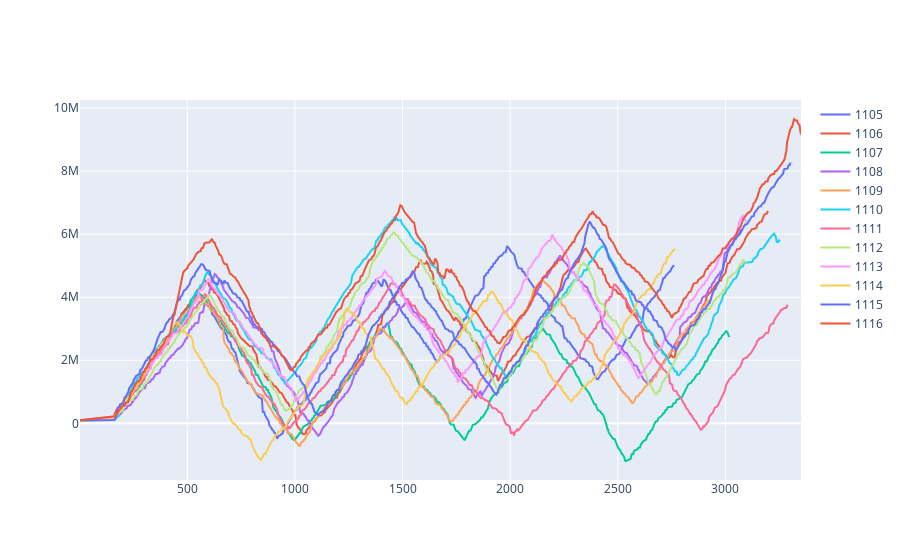

Notebook cell for this chart:
### Code cell
dfs = [x for _, x in df.groupby('agent_id')]



# add graph object 
import plotly.graph_objects as go


fig = go.Figure()

# add scatter for each df
for i in dfs:
    fig.add_trace(go.Scatter(x=i.index, y=(i.CASH/100), mode='lines', name=str(i.agent_id.unique()[0])))


fig.show()

### Figure 1 — Plotly figure (JSON) as saved in the notebook; plotly's stock layout.template omitted (floating-point values rounded to 4 significant figures; data arrays with more than 128 entries replaced by an {"elided": "..."} marker saying what was removed)
{"data": [{"mode": "lines", "name": "1105", "type": "scatter", "x": {"elided": "501 int values"}, "y": {"elided": "501 float values"}}, {"mode": "lines", "name": "1106", "type": "scatter", "x": {"elided": "579 int values"}, "y": {"elided": "579 float values"}}, {"mode": "lines", "name": "1107", "type": "scatter", "x": {"elided": "533 int values"}, "y": {"elided": "533 float values"}}, {"mode": "lines", "name": "1108", "type": "scatter", "x": {"elided": "566 int values"}, "y": {"elided": "566 float values"}}, {"mode": "lines", "name": "1109", "type": "scatter", "x": {"elided": "519 int values"}, "y": {"elided": "519 float values"}}, {"mode": "lines", "name": "1110", "type": "scatter", "x": {"elided": "578 int values"}, "y": {"elided": "578 float values"}}, {"mode": "lines", "name": "1111", "type": "scatter", "x": {"elided": "592 int values"}, "y": {"elided": "592 float values"}}, {"mode": "lines", "name": "1112", "type": "scatter", "x": {"elided": "565 int values"}, "y": {"elided": "565 float values"}}, {"mode": "lines", "name": "1113", "type": "scatter", "x": {"elided": "554 int values"}, "y": {"elided": "554 float values"}}, {"mode": "lines", "name": "1114", "type": "scatter", "x": {"elided": "497 int values"}, "y": {"elided": "497 float values"}}, {"mode": "lines", "name": "1115", "type": "scatter", "x": {"elided": "598 int values"}, "y": {"elided": "598 float values"}}, {"mode": "lines", "name": "1116", "type": "scatter", "x": {"elided": "607 int values"}, "y": {"elided": "607 float values"}}], "layout": {}}
